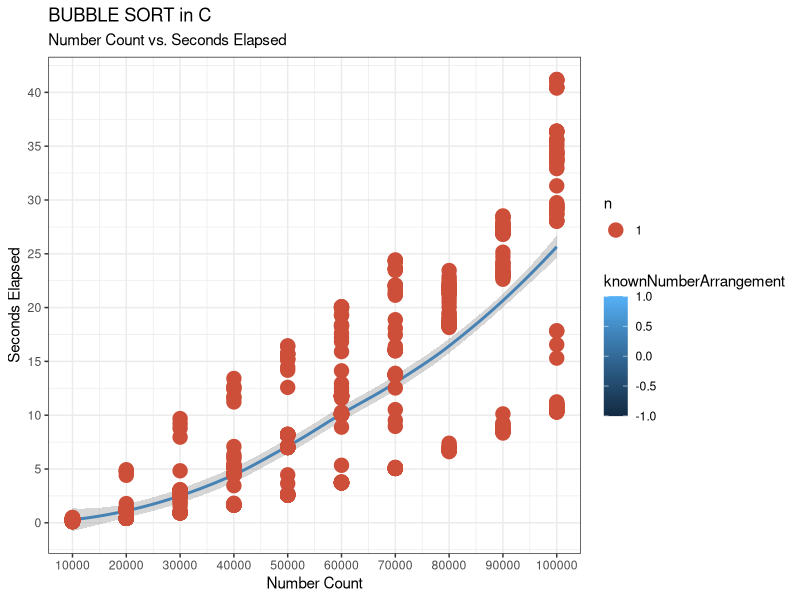

Write R code to recreate this figure.
# REQUIRED LIBRARIES
library(ggplot2)      # Create Elegant Data Visualisations Using the Grammar of Graphics
library(ggrepel)      # Automatically Position Non-Overlapping Text Labels with 'ggplot2'
library(rstudioapi)   # related to setting up the working directory
# library(ggalt)      # Extra Coordinate Systems, 'Geoms', Statistical Transformations,
                      # Scales and Fonts for 'ggplot2'

# GRUNT WORK
# Set and check the working directory
setwd(dirname(getActiveDocumentContext()$path))
getwd()

# PRE-PLOTTING GRUNT WORK
# Turn-off the scientific notation like 1e+48
options(scipen=999)

# Pre-set the BW theme
theme_set(theme_bw())

# DATA OPERATIONS
# Retrieve the data
bubbleSortResults <- read.csv("results-bubble-sort-numeric.csv")

# Crop the data set
# Otherwise there is too much data to display
# It gets highly noisy
firstNinetyRows <- 90
chunk <- sample(bubbleSortResults[1:firstNinetyRows,])
# View(chunk)

# Modularly controlling which data set gets displayed
dataSet <- bubbleSortResults
subSetData <- subset(dataSet, KnownNumberArrangement == 0)
mean(subSetData$SecondsElapsed, na.rm = TRUE)

# The usage of the data set
# Also related to making labelling below better for the eyes
numberCount <- dataSet$NumberCount
secondsElapsed <- dataSet$SecondsElapsed
knownNumberArrangement <- dataSet$KnownNumberArrangement

# PLOT IT...
ggplot(dataSet, aes(x = numberCount, 
										y = secondsElapsed)) + 
	# request a scatterplot
	geom_point(aes(col = knownNumberArrangement), 
						 size = 3) + 
	# add a smoothing layer
	# the line of the best fit
	geom_smooth(method = "loess", 
							col = "steelblue", 
							size = 1) +
	# counts chart / overcoming the problem of data points that overlap
	geom_count(col = "tomato3") +		                                              
	ggtitle("BUBBLE SORT in C", 
					subtitle = "Number Count vs. Seconds Elapsed") +
	xlab("Number Count") +
	ylab("Seconds Elapsed") +
	scale_x_continuous(breaks = seq(10000, 100000, 10000)) +
	scale_y_continuous(breaks = seq(0, 80, 5))
# add labelling to the data points
# geom_text_repel(aes(label = knownNumberArrangement), size = 2, data = dataSet)
